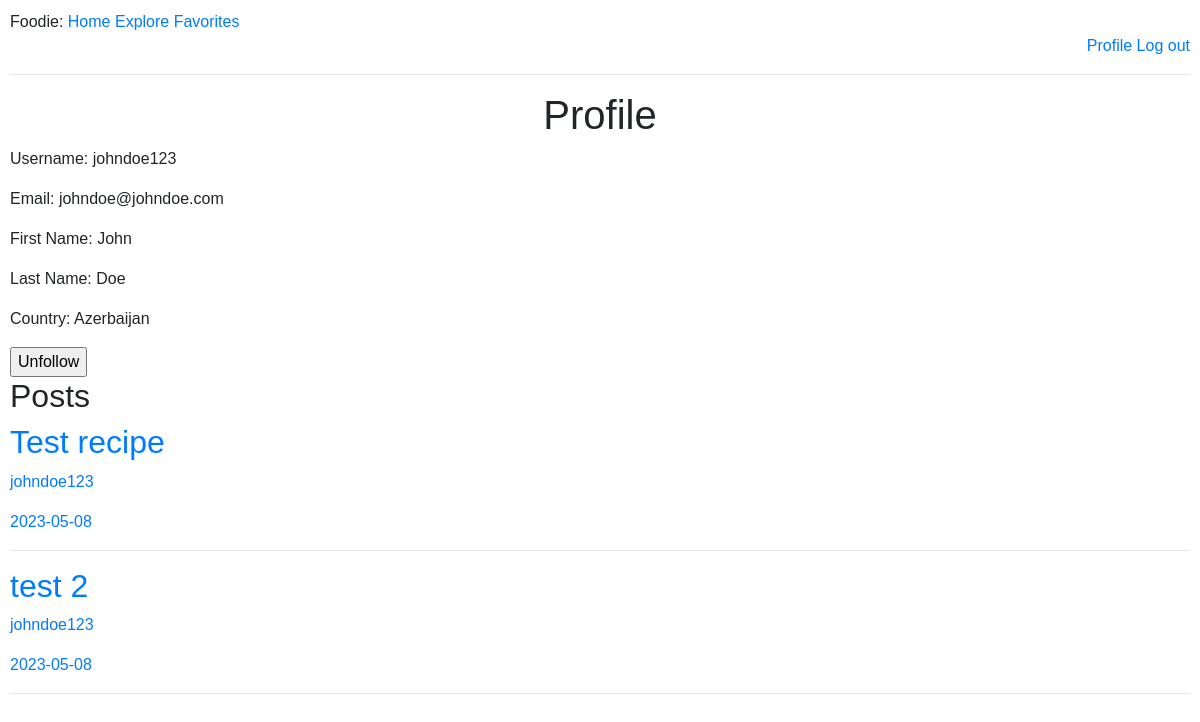
/profile/3 (signed in), run on the app's committed database.
### tables this page shows
CREATE TABLE users (
        id INTEGER PRIMARY KEY,
        name TEXT,
        surname TEXT,
        country TEXT,
        username TEXT,
        email TEXT,
        password TEXT
    );

CREATE TABLE recipes(
        id INTEGER PRIMARY KEY,
        title VARCHAR(100),
        timestamp TEXT,
        content TEXT,
        ingredients TEXT,
        user_id INTEGER,
        FOREIGN KEY (user_id) REFERENCES users(id) on delete cascade
    );

### app.py (the view)
@app.route('/profile/<int:user_id>')
@token_required
def profile(user_id):
    query = f"SELECT * from users where id={user_id}"
    db = database_worker('social_net.db')
    user = db.search(query=query)
    if user:
        user = user[0]
        query_posts = f"SELECT title, user_id, DATE(timestamp), content, id from recipes where user_id={user_id}"
        posts = db.search(query=query_posts)
        for i in range(len(posts)):
            for j in range(len(posts[i])):
                if j == 1:
                    user_id = posts[i][j]
                    query_user = f"SELECT username from users where id={user_id}"
                    username = db.search(query=query_user)
                    posts[i] = list(posts[i])
                    posts[i][j] = username[0][0]
                    posts[i] = tuple(posts[i])
        data = jwt.decode(session['token'], token_key, algorithms=['HS256'])
        follower = data['user_id']
        query_follow = f"SELECT * from follow where follower={follower} and followed={user_id}"
        follow = db.search(query=query_follow)
        if follow:
            follow = True
        else:
            follow = False
        return render_template('profile.html', title=f'{user[0]}', user=user, posts=posts,
                               login=True, user_id=user_id, follow=follow)
    return render_template('profile.html', title=f'{user[0]}', login=True, user=user, user_id=user_id)

### app.py (called while the page is built)
def token_required(f):
    @wraps(f)
    def decorated(*args, **kwargs):
        if 'token' not in session:
            print("No token")
            return redirect(url_for('login'))
        try:
            print("Decoding token")
            data = jwt.decode(session['token'], token_key, algorithms=['HS256'])
        except:
            print("Wrong Token")
            return redirect(url_for('login'))
        return f(*args, **kwargs)
    return decorated

### my_lib.py (called while the page is built)
    def search(self, query):
        result = self.cursor.execute(query).fetchall()
        return result

### templates/profile.html
{% extends "base.html" %}
{% block content %}
    <h1>Profile</h1>
    <p>Username: {{ user[4] }}</p>
    <p>Email: {{ user[5] }}</p>
    <p>First Name: {{ user[1] }}</p>
    <p>Last Name: {{ user[2] }}</p>
    <p>Country: {{ user[3] }}</p>
    {% if follow %}
    <form action="{{ url_for('unfollow', user_id=user[0]) }}" method="post">
        <input type="submit" value="Unfollow">
    </form>
    {% else %}
    <form action="{{ url_for('follow', user_id=user[0]) }}" method="post">
        <input type="submit" value="Follow">
    </form>
    {% endif %}
    <h2>Posts</h2>
    {% for post in posts %}
    <a href="{{ url_for('recipe_page', post_id=post[4]) }}">
    <div class="post">
        <h2 class="post-title">{{ post[0]}}</h2>
        <p class="post-date">{{ post[1]}}</p>
        <p class="post-content">{{ post[2] }}</p>
    </div>
    </a>
    <hr>
    {% endfor %}
{% endblock %}

### static/registration.css (style rules this page uses)
body, button, input, select, textarea, h1, h2, h3, h4, h5, h6, p, span, div, a { font-family: Arial, sans-serif; }

### static/my_style.css (style rules this page uses)
body, button, input, select, textarea, h1, h2, h3, h4, h5, h6, p, span, div, a { font-family: Arial, sans-serif; }
body { margin: 10px; }
h1 { text-align: center; }

### data on the page
users: username "johndoe123", email "johndoe@johndoe.com", name "John", surname "Doe", country "Azerbaijan", username "johndoe123" "johndoe123"
recipes: title "Test recipe"
recipes: title "test 2"

### other printed values
{{ post[2] }} "2023-05-08" "2023-05-08"
